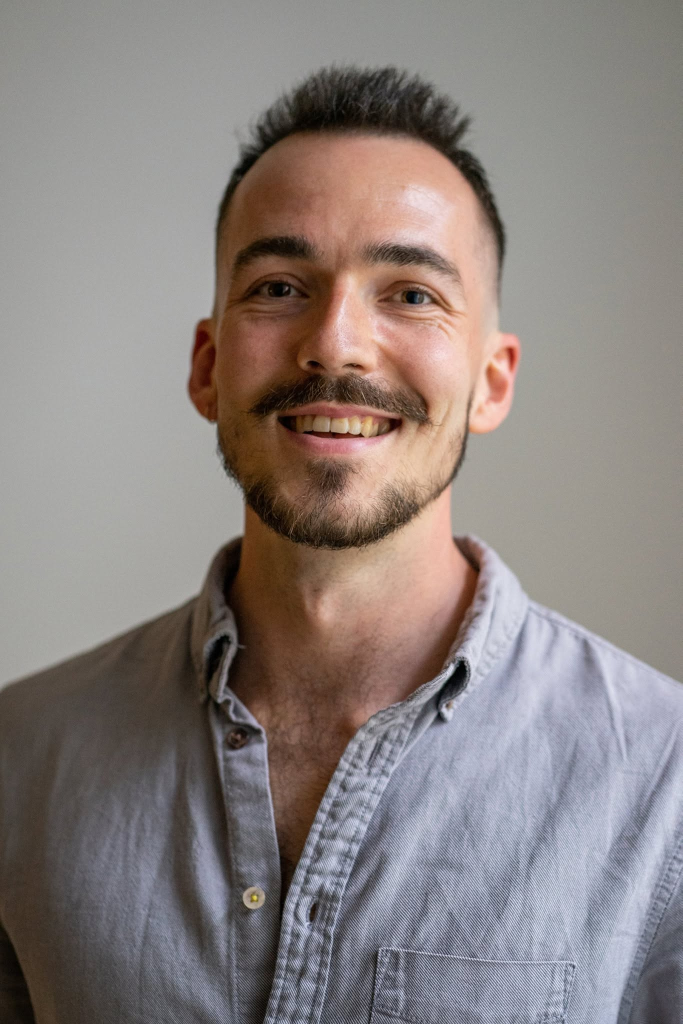
#> input picture uploads/dominik-bren-raw.jpg, 1365 x 2048 px, found by its file name (shown at 1/2 size)
$ python process-photos.py uploads/dominik-bren-raw.jpg dominik-bren
#> lines starting #> are read from the running program, lines starting #| are printed output that depends on the picture
#> in main, im is the input picture: PIL image 1365x2048 RGB; mean R, G, B 138.6, 129.7, 127
#!/usr/bin/env python3
"""Příprava fotek kandidátů 8+ pro web (viz README → Práce s fotkami).

Vezme surovou fotku z uploads/, ořízne ji na poměr 4:5, zmenší
na 600×750 px a uloží jako photos/<id>.jpg (původní pozadí
zůstává — modal má bílou kartu).

Ořez: šířka/výška se dopočítá tak, aby se z originálu vzal co největší
výřez 4:5. Horizontálně se výřez posadí podle `--face-x` (0–1, výchozí
střed), vertikálně podle `--top` (0–1, výchozí 0 = od horní hrany, aby
nad hlavou zbyla jen malá rezerva).

Fotky top7 (ateliér, odebrané pozadí → transparentní WebP) tenhle skript
neřeší, ty vznikaly zvlášť přes rembg.

Použití:
    python3 tools/process-photos.py uploads/dominik-bren-raw.jpg dominik-bren
    python3 tools/process-photos.py raw.jpg peter-vercimak --face-x 0.49
"""

import argparse
import os

from PIL import Image, ImageOps

TARGET = (600, 750)  # 4:5
QUALITY = 88


def crop_45(im, face_x=0.5, top=0.0):
#> called with face_x = 0.5, top = 0
    w, h = im.size
#> w = 1365; h = 2048
    ratio = TARGET[0] / TARGET[1]
    if w / h > ratio:          # moc široké → ořezáváme po stranách
        cw, ch = int(round(h * ratio)), h
    else:                      # moc vysoké → ořezáváme zdola/shora
        cw, ch = w, int(round(w / ratio))
#> cw = 1365; ch = 1706
    left = min(max(int(round(face_x * w - cw / 2)), 0), w - cw)
#> left = 0
    upper = min(max(int(round(top * (h - ch))), 0), h - ch)
#> upper = 0
    return im.crop((left, upper, left + cw, upper + ch))
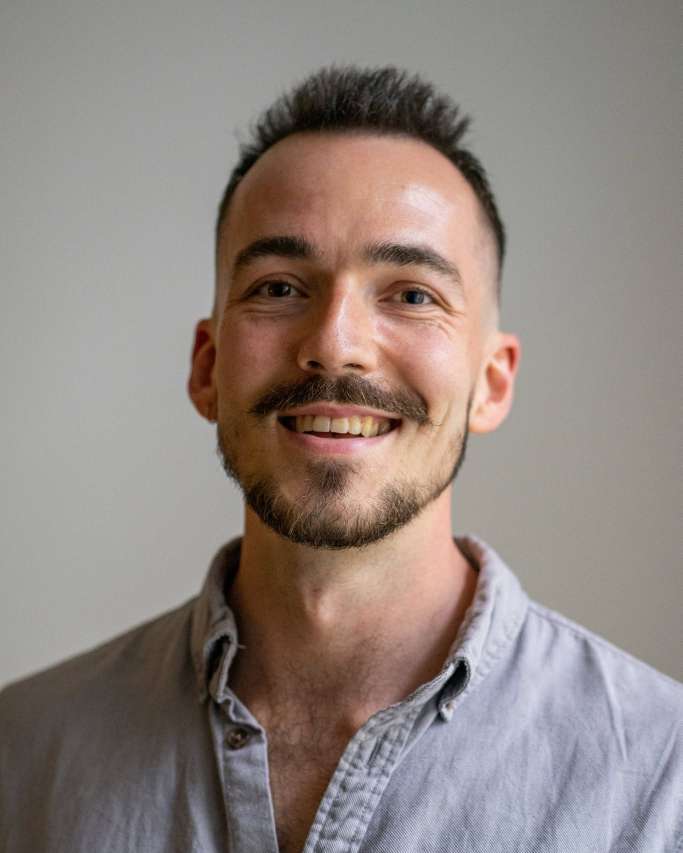
#> returned value: PIL image 1365x1706 RGB (shown at 1/2 size); mean R, G, B 143.9, 133, 127.7


def main():
    ap = argparse.ArgumentParser()
    ap.add_argument('src', help='surová fotka (uploads/…)')
    ap.add_argument('slug', help='id kandidáta z data.js, např. dominik-bren')
    ap.add_argument('--face-x', type=float, default=0.5,
                    help='vodorovný střed obličeje, 0–1 (výchozí 0.5)')
    ap.add_argument('--top', type=float, default=0.0,
                    help='svislé posazení výřezu, 0–1 (výchozí 0 = od horní hrany)')
    ap.add_argument('--out-dir', default='photos')
    args = ap.parse_args()

    im = ImageOps.exif_transpose(Image.open(args.src)).convert('RGB')
    out = crop_45(im, args.face_x, args.top).resize(TARGET, Image.LANCZOS)
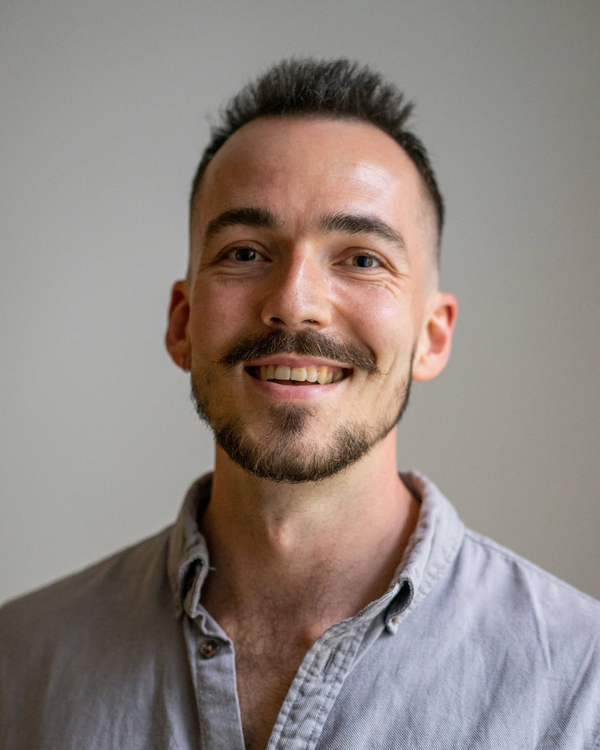
#> out: PIL image 600x750 RGB; mean R, G, B 143.9, 133, 127.7
    path = os.path.join(args.out_dir, args.slug + '.jpg')
    out.save(path, 'JPEG', quality=QUALITY, optimize=True, progressive=True)
    print(f'{args.src} {im.size} → {path} {out.size} '
          f'({os.path.getsize(path) // 1024} kB)')
#| uploads/dominik-bren-raw.jpg (1365, 2048) → photos/dominik-bren.jpg (600, 750) (60 kB)


if __name__ == '__main__':
    main()

$ run again, with uploads/peter-vercimak-raw.jpg copied over uploads/dominik-bren-raw.jpg
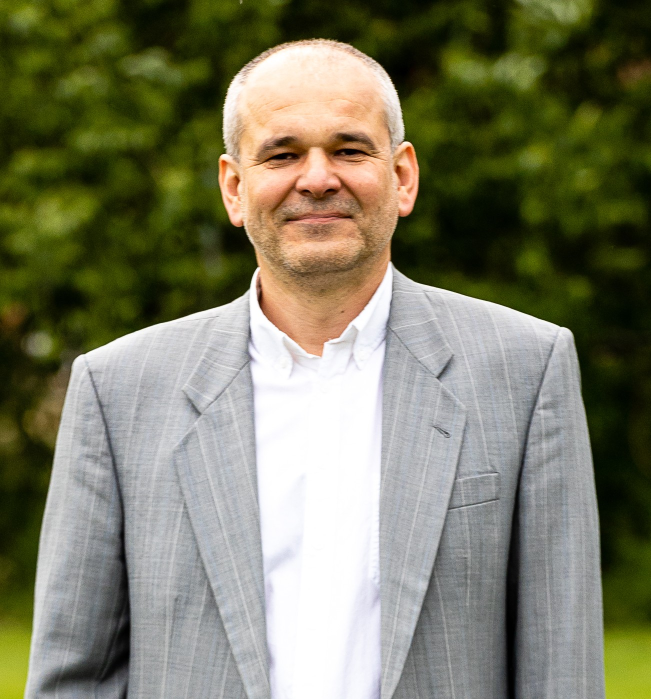
#> input picture uploads/peter-vercimak-raw.jpg, 1302 x 1398 px, found by its file name (shown at 1/2 size)
#> in main, im is the input picture: PIL image 1302x1398 RGB; mean R, G, B 123.5, 123.4, 99.6
#> in crop_45, `return im.crop((left, upper, left + cw, upper + ch))`:
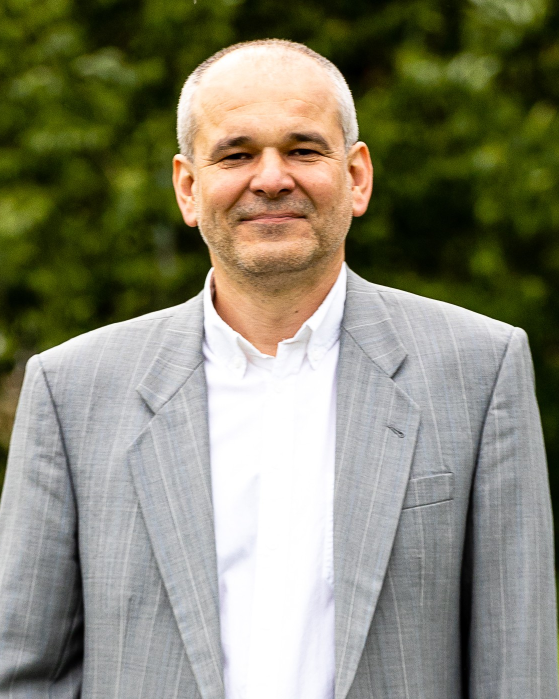
#> returned value: PIL image 1118x1398 RGB (shown at 1/2 size); mean R, G, B 134.8, 133.5, 113.9
#> in main, `out = crop_45(im, args.face_x, args.top).resize(TARGET, Image.LANCZOS)`:
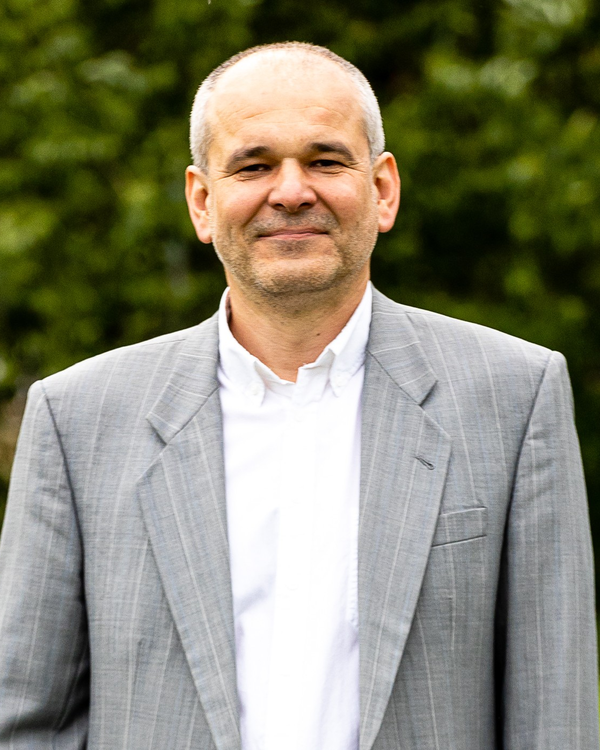
#> out: PIL image 600x750 RGB; mean R, G, B 134.8, 133.5, 113.9
#| uploads/dominik-bren-raw.jpg (1302, 1398) → photos/dominik-bren.jpg (600, 750) (81 kB)

$ run again, with uploads/sylvie-kubalkova-raw.jpg copied over uploads/dominik-bren-raw.jpg
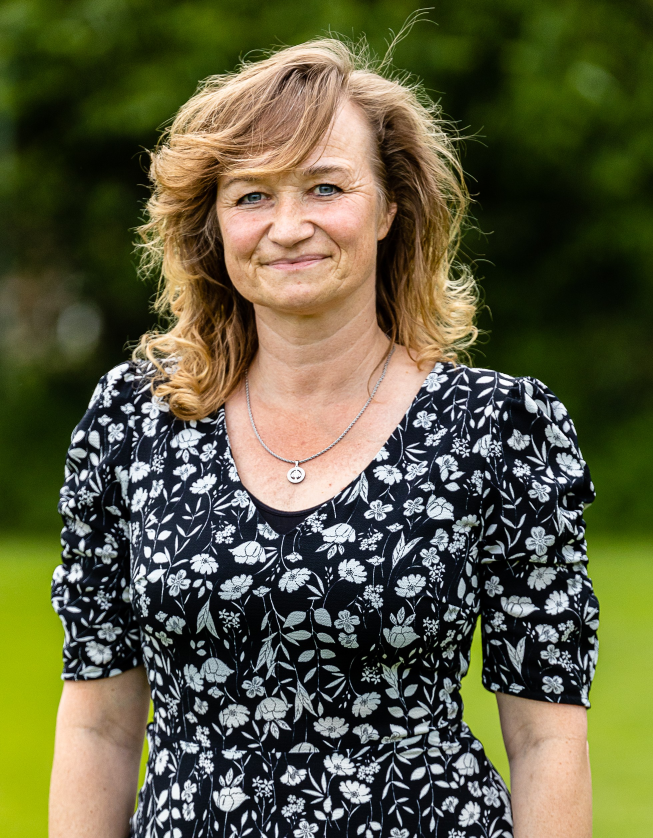
#> input picture uploads/sylvie-kubalkova-raw.jpg, 1959 x 2514 px, found by its file name (shown at 1/3 size)
#> in main, im is the input picture: PIL image 1959x2514 RGB; mean R, G, B 93.1, 92.5, 63.8
#> in crop_45, `return im.crop((left, upper, left + cw, upper + ch))`:
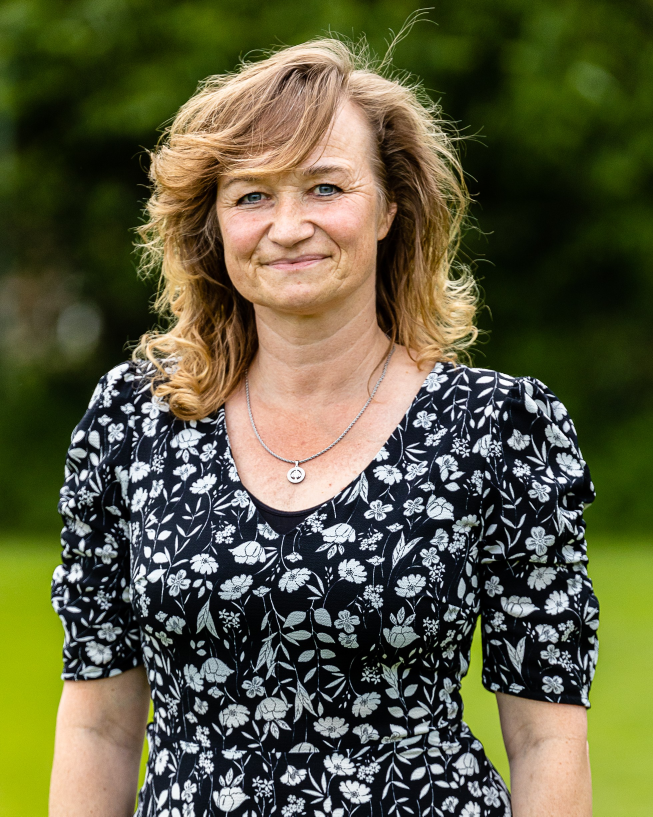
#> returned value: PIL image 1959x2449 RGB (shown at 1/3 size); mean R, G, B 92.5, 91.9, 63.3
#> in main, `out = crop_45(im, args.face_x, args.top).resize(TARGET, Image.LANCZOS)`:
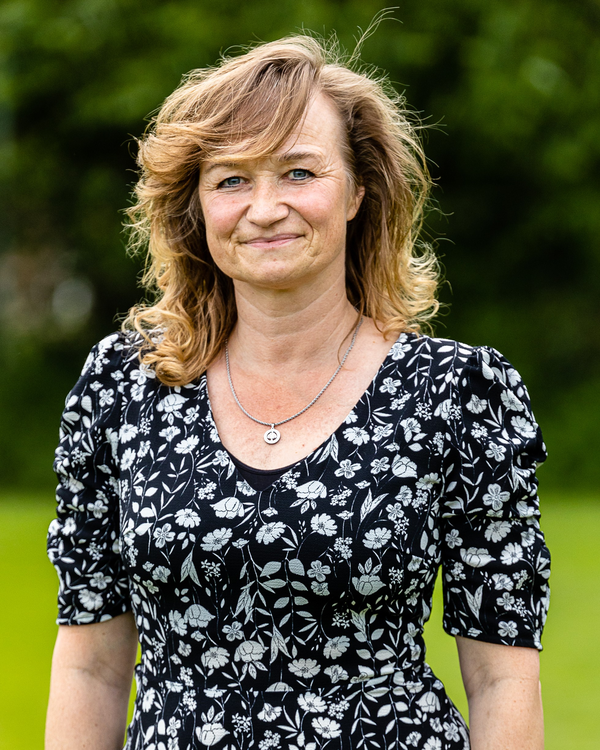
#> out: PIL image 600x750 RGB; mean R, G, B 92.5, 92, 63.3
#| uploads/dominik-bren-raw.jpg (1959, 2514) → photos/dominik-bren.jpg (600, 750) (136 kB)
